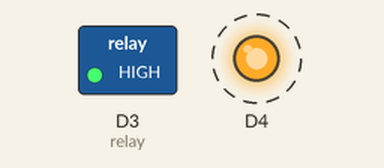
The sketch below on a simulated ESP8266 (NodeMCU). Shown: switched loads named in the sketch (green lamp = pin HIGH), output pins drawn as LEDs (lit = HIGH). Dashed ring = blinking.

Above: at 0.5 s.
Timing chart, 0 to 4.6 s (numbered marks = the images above):
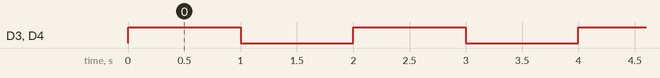

Measured:
- by itself, D3 (relay), D4: alternates HIGH for 1.0 s and LOW for 1.0 s

The sketch:

Blink.ino
```cpp
int relay = D3;


// the setup function runs once when you press reset or power the board
void setup() {
  // initialize digital pin LED_BUILTIN as an output.
  pinMode(2, OUTPUT);
  pinMode(relay, OUTPUT);
}

// the loop function runs over and over again forever
void loop() {
  digitalWrite(2, HIGH);   // turn the LED on (HIGH is the voltage level)
  digitalWrite(relay, HIGH);
  delay(1000);                       // wait for a second
  digitalWrite(2, LOW);    // turn the LED off by making the voltage LOW
  digitalWrite(relay, LOW);
  delay(1000);                       // wait for a second
}
```
